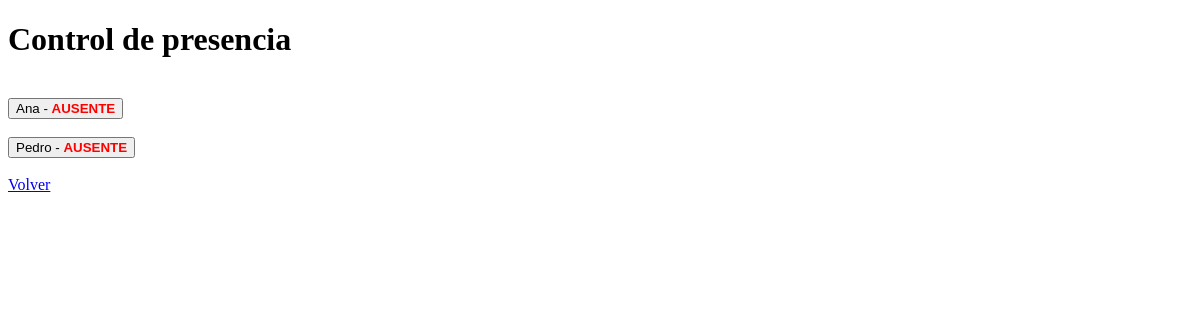
The app's page /presencia, older data.
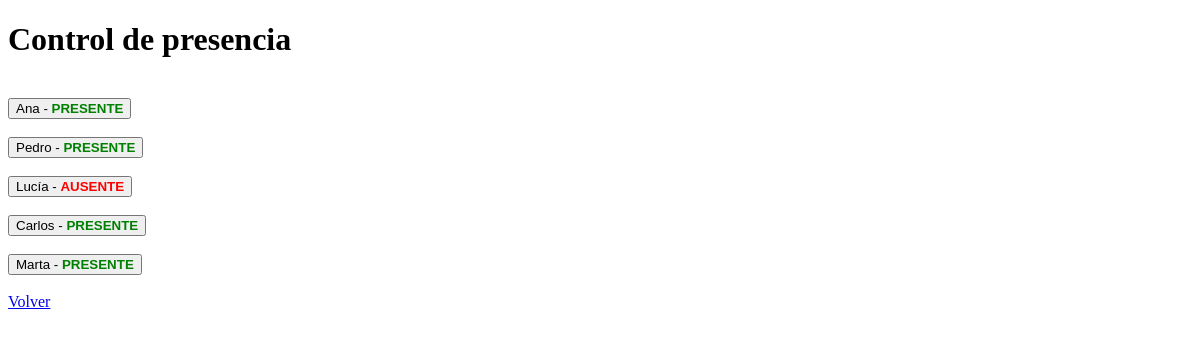
The same page, newer data.
### tables this page shows
CREATE TABLE profesores (
    id_profesor INTEGER PRIMARY KEY AUTOINCREMENT,
    nombre TEXT NOT NULL,
    departamento TEXT NOT NULL
);

### app.py (the view)
@app.route("/presencia")
def vista_presencia():
    db.limpiar_tablas_diarias()
    profesores = db.obtener_estado_presencia_todos()
    return render_template("presencia.html", profesores=profesores)

### modules/db/db_manager.py (called while the page is built)
def get_connection():
    conn = sqlite3.connect(DB_PATH)
    conn.execute("PRAGMA foreign_keys = ON")
    return conn

def limpiar_tablas_diarias():
    with get_connection() as conn:
        conn.execute("DELETE FROM presencia WHERE fecha != date('now')")
        conn.execute("DELETE FROM ausencias WHERE fecha != date('now')")
        conn.commit()

def obtener_estado_presencia_todos():
    with get_connection() as conn:
        cursor = conn.cursor()
        cursor.execute("""
            SELECT p.id_profesor, p.nombre,
            (SELECT presente FROM presencia
             WHERE id_profesor = p.id_profesor AND fecha = date('now'))
            FROM profesores p
        """)
        return cursor.fetchall()

### templates/presencia.html (shortened to what this page needs)
<!DOCTYPE html>
<html>
<head>
</head>
<body>
<h1>Control de presencia</h1>
{% for p in profesores %}
<form method="POST" action="/toggle_presencia">
    <input type="hidden" name="profesor_id" value="{{ p[0] }}"><br>
    <button type="submit">
        {{ p[1] }} -
        {% if p[2] == 1 %}
            <b style="color: green;">PRESENTE</b>
        {% else %}
            <b style="color: red;">AUSENTE</b>
        {% endif %}
    </button>
</form>
{% endfor %}
<br>
<a href="/">Volver</a>
</body>
</html>

Row changes from the older to the newer data that the page shows:
computed for profesores "Ana": text "AUSENTE" → "PRESENTE"
computed for profesores "Pedro": text "AUSENTE" → "PRESENTE"
added profesores: nombre "Lucía", shows "AUSENTE"
added profesores: nombre "Carlos", shows "PRESENTE"
added profesores: nombre "Marta", shows "PRESENTE"
